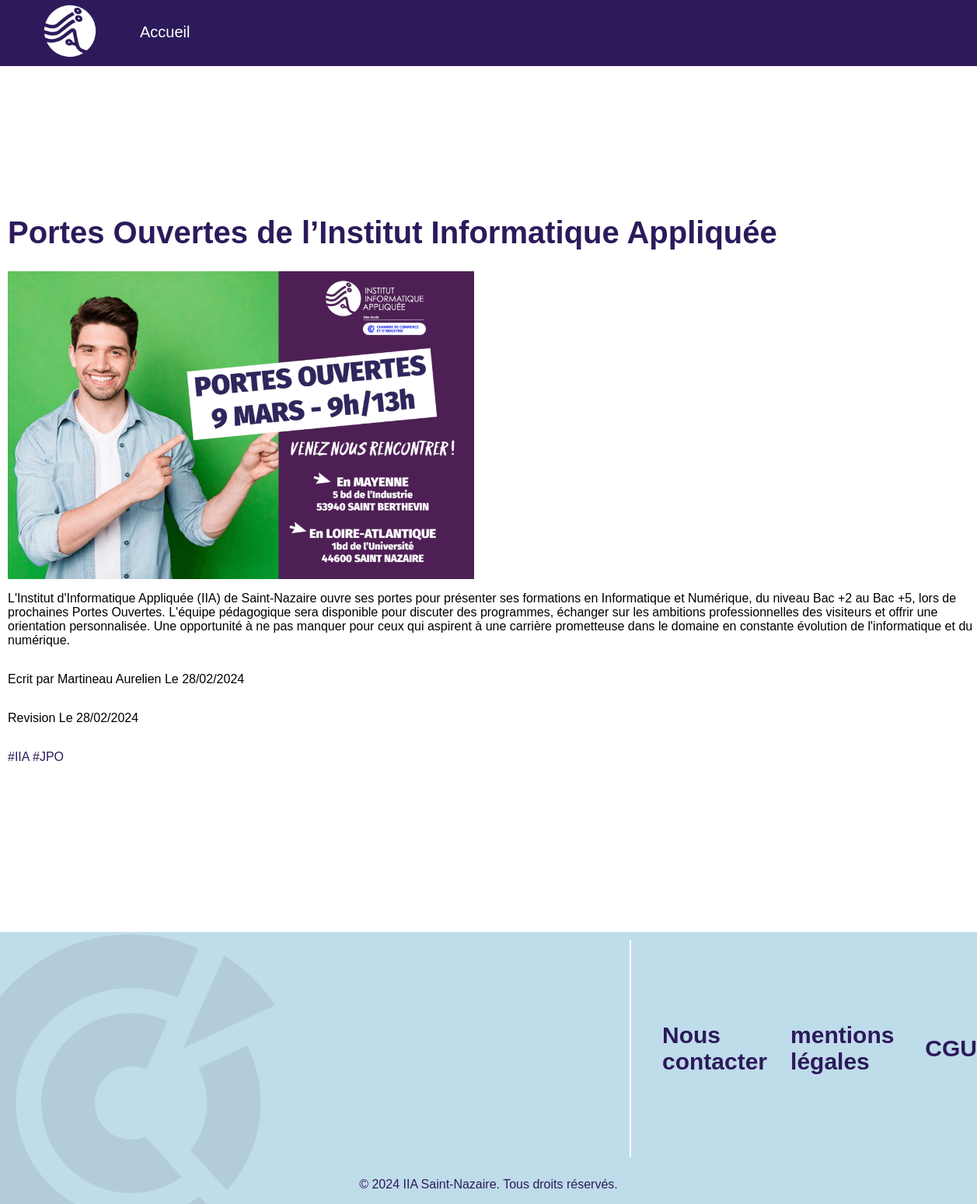
The app's page /pages/article.php?id=1 with its own data.
### tables this page shows
CREATE TABLE `actualites` (
  `id` int(11) NOT NULL COMMENT 'id de l''actualité',
  `titre` varchar(255) NOT NULL COMMENT 'titre de l''actualité',
  `texte` text NOT NULL COMMENT 'texte de l''actualité',
  `lien_image` varchar(255) NOT NULL COMMENT 'Chemin de l''image de l''article',
  `date` date NOT NULL COMMENT 'date de création de  l''actualité',
  `date_revision` date NOT NULL COMMENT 'date de révision de l''actualité',
  `id_auteur` int(11) NOT NULL COMMENT 'id de l''auteur de l''actualité',
  `id_tags` varchar(255) NOT NULL COMMENT 'id des tags de l''actu',
  `sources` text NOT NULL COMMENT 'sources de l''actualité'
);

CREATE TABLE `auteurs` (
  `id` int(11) NOT NULL COMMENT 'id de l''auteur',
  `nom` varchar(50) NOT NULL COMMENT 'nom de l''auteur',
  `prenom` varchar(50) NOT NULL COMMENT 'prenom de l''auteur',
  `mail` varchar(100) NOT NULL COMMENT 'mail de l''auteur'
);

CREATE TABLE `tags` (
  `id` int(11) NOT NULL,
  `nom` text NOT NULL
);

### classes/BDD.php (called while the page is built, shortened)
<?php
class BDD
{
    public static function connexionBDD()
    {
        $host = '127.0.0.1';
        $db = 'iiactualite';
        $user = 'root';
        $pass = '';
        $port = 3306;
        $charset = 'utf8mb4';
        $dsn = "mysql:host=$host; dbname=$db;charset=$charset;port=$port";
        return new PDO($dsn, $user, $pass);
    }
    public static function selectBDD($sql)
    {
        $pdo = self::connexionBDD();
        $resultat = $pdo->query($sql);
        return $resultat;
    }
}

### pages/article.php (the view, shortened to what this page needs)
<?php
require_once "../classes/Actualite.php";
?>
<!DOCTYPE html>
<html lang="fr">
<head>
    <link rel="stylesheet" href="../CSS/style.css">
</head>
<body>
    <header>
        <?php
        include '../includes/header.php';
        ?>
    </header>
    <main>
        <?php
            $resultat = Actualite::getActualiteArticle($pdo);
            while ($donnees = $resultat->fetch(PDO::FETCH_ASSOC)) {
                $actualite = new Actualite($donnees, $pdo);
        ?>
                <div class="actu_container_article">
                    <h1><?= $actualite->titre ?></h1>
                    <img src="../uploads/<?= $actualite->lien_image ?>" alt="lien image" title="lien image" width="600px">
                    <p><?= $actualite->texte ?></p>
                    <p> Ecrit par <?= $actualite->getNomPrenomAuteur() ?> Le <?= $actualite->getDateFr() ?></p>
                    <p>Revision Le <?= $actualite->getDateRevisionFr() ?></p>
                    <?= $actualite->getTags() ?>
                </div>
        <?php
        }
        ?>
    </main>
    <footer>
        <?php
        include '../includes/footer.php';
        ?>
    </footer>
</body>
</html>

### classes/Actualite.php (shortened to what this page needs)
<?php
require_once 'BDD.php';
class Actualite extends BDD
{
    public $date;
    public $date_revision;
    public $id_auteur;
    public $id_tags;
    public static function getActualiteArticle()
    {
        if (isset($_GET['id'])) {
            $id = $_GET['id'];
            $sql = "SELECT titre,texte,lien_image,date,actualites.id,date_revision,id_auteur,id_tags,sources FROM actualites WHERE id = " . $id . " ORDER BY date DESC LIMIT 5";
            $resultat = BDD::selectBDD($sql);
            return $resultat;
        } else {
            header("location: ../index.php");
    }
    }
    public function __construct(array $values)
    {
        $this->titre = $values['titre'];
        $this->texte = $values['texte'];
        $this->lien_image = $values['lien_image'];
        $this->date = $values['date'];
        $this->date_revision = $values['date_revision'];
        $this->id_auteur = $values['id_auteur'];
        $this->id_tags = $values['id_tags'];
    }
    public function getDateFr(): string
    {
        return date("d/m/Y", strtotime($this->date));
    }
    public function getDateRevisionFr(): string
    {
        return date("d/m/Y", strtotime($this->date_revision));
    }
    public function getNomPrenomAuteur(): string
    {
        $sql = "SELECT nom, prenom FROM auteurs WHERE " . $this->id_auteur . " = auteurs.id LIMIT 1";
        $resultat_actualite = BDD::selectBDD($sql);
        while ($donnees_actualite = $resultat_actualite->fetch(PDO::FETCH_ASSOC)) {
            return $donnees_actualite['nom'] . " " . $donnees_actualite['prenom'];
        }
        return "";
    }
    public function getTags(): string
    {
        $table_id_tag = explode('&', $this->id_tags);
        $tags = "<p>";
        foreach ($table_id_tag as $id_tag) {
            $sql = "SELECT nom FROM tags WHERE " . $id_tag . " = id";
            $resultat = BDD::selectBDD($sql);
            while ($donnees = $resultat->fetch(PDO::FETCH_ASSOC)) {
                $tags .= '<span class="tags">#' . $donnees['nom'] . " </span>";
            }
        }
        return $tags. "</p>";
    }
}

### CSS/style.css (style rules this page uses)
:root { --blue: #2c1a5b; --gris-footer: #bfdcea; }
body { font-family: sans-serif; margin: 0; }
h1 { color: var(--blue); font-size: 40px; }
header { height: auto; background-color: var(--blue); position: absolute; top: 0; left: 0; width: 100%; display: block; }
main { padding-top: 200px; margin-left: 10px; }
footer { height: 350px; margin-top: 200px; background-image: url(../medias/filigrane-c-footer.svg); background-repeat: no-repeat; background-color: #bfdcea; display: grid; grid: auto auto / auto auto; }
.actu_container_article { padding-top: 50px; display: flex; flex-direction: column; overflow-x: auto; }
.actu_container_article h1 { color: var(--blue); }
.tags { color: var(--blue); }

### records on screen
actualites: titre "Portes Ouvertes de l’Institut Informatique Appliquée", lien_image (picture), texte "L'Institut d'Informatique Appliquée (IIA) de Saint-Nazaire ouvre ses portes pour présenter ses formations en Informatique et Numérique, du niveau Bac +2 au Bac +5, lors de prochaines Portes Ouvertes. L'équipe pédagogique sera disponible pour discuter des programmes, échanger sur les ambitions professionnelles des visiteurs et offrir une orientation personnalisée. Une opportunité à ne pas manquer pour ceux qui aspirent à une carrière prometteuse dans le domaine en constante évolution de l'informatique et du numérique.", id_auteur.prenom "Martineau Aurelien", date "28/02/2024", date_revision "28/02/2024"
tags: nom "IIA"
tags: nom "JPO"
